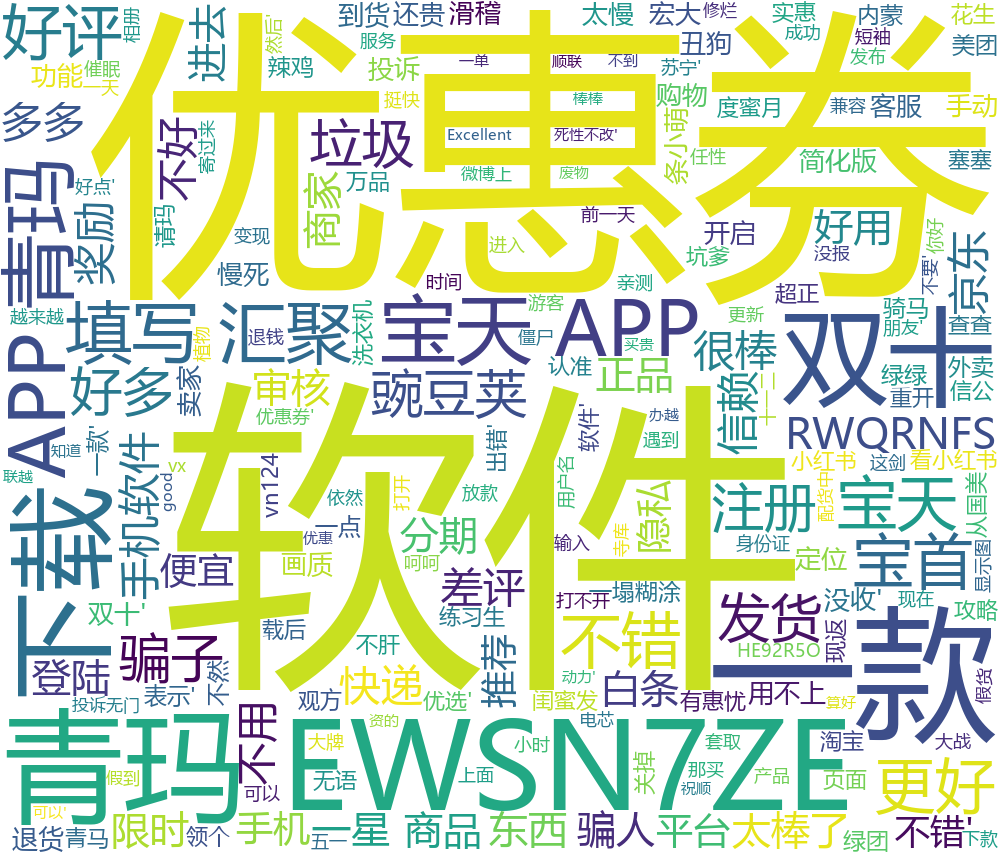

The script that drew this image:
from wordcloud import WordCloud
import pymysql
import matplotlib.pyplot as plt
import os

def main():
    
    result = select_data_from_mysql()
    results = []
    for i in result:
        for j in i:
            results.append(j)
            
    print(str(results))
    wordcloud = WordCloud(font_path='C:/Windows/Fonts/msyh.ttc',background_color="white",width=1000, height=860, margin=2).generate(str(results))
    plt.imshow(wordcloud)
    plt.axis("off")
    plt.show()

    wordcloud.to_file("shopping.png")

def select_data_from_mysql():
    # 打开数据库连接
    conn = pymysql.connect(host='127.0.0.1', port=3306, user='root', passwd='123456',db='final' )
    # 使用 cursor() 方法创建一个游标对象 cursor
    cursor = conn.cursor()
    # 使用 execute()  方法执行 SQL 查询 
    cursor.execute('SELECT comment_detail from total WHERE tag="网上购物"')
    data = cursor.fetchall()
    # 关闭数据库连接
    conn.close()
    return data

if __name__ == "__main__":
    select_data_from_mysql()
    main()
        
